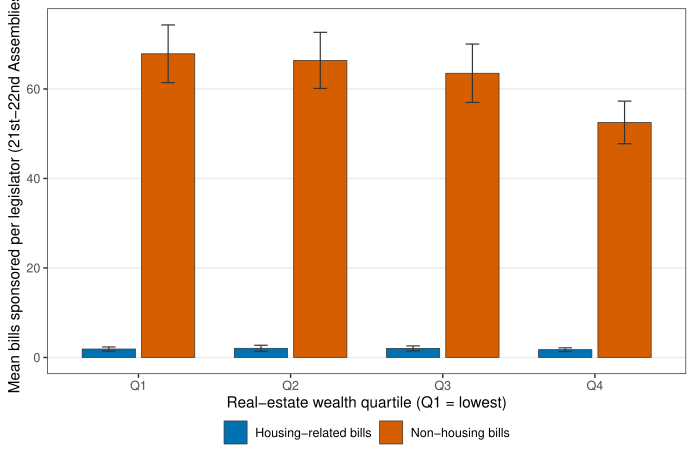

R code for this plot:
#!/usr/bin/env Rscript
# Figure 1, r8: Wealth quartile vs sponsorship counts (housing vs non-housing)
# Data: master_bills_{21,22}.parquet + assets_wealth_panel.parquet
# All numbers computed at runtime from public KNA parquets. No hardcoding.

suppressPackageStartupMessages({
  library(arrow); library(dplyr); library(ggplot2); library(stringr); library(tidyr)
})

DATA <- Sys.getenv("KNA_DATA_V060")  # published figure: pinned to the kna v0.6.0 data
if (!dir.exists(DATA)) stop("KNA_DATA_V060 must name the data/processed folder of kna v0.6.0. ",
                             "Run scripts/setup_kna_v060.sh (see KNA_070_PUBLISHED.md).")
OUT  <- "articles/figures/2026-04-05_r8/fig_1.pdf"

# Housing/real estate keywords for bill_nm classification
housing_kw <- "주택|부동산|임대|전세|월세|재건축|재개발|종합부동산세|종부세|양도소득세|아파트|분양"

# Combine 21st (full) + 22nd (in-progress) member-bill cohorts
bills <- bind_rows(
  read_parquet(file.path(DATA, "master_bills_21.parquet")) |>
    select(rst_mona_cd, age, bill_nm, ppsr_kind),
  read_parquet(file.path(DATA, "master_bills_22.parquet")) |>
    select(rst_mona_cd, age, bill_nm, ppsr_kind)
) |>
  filter(ppsr_kind == "의원", !is.na(rst_mona_cd), nchar(rst_mona_cd) > 0) |>
  mutate(housing = str_detect(bill_nm, housing_kw))

# Per-legislator counts of housing vs non-housing bills
sponsor_counts <- bills |>
  group_by(rst_mona_cd, age) |>
  summarise(housing_bills = sum(housing),
            nonhousing_bills = sum(!housing), .groups = "drop")

# Wealth panel: latest year per (mona_cd, assembly)
wealth <- read_parquet(file.path(DATA, "assets_wealth_panel.parquet")) |>
  filter(assembly %in% c(21, 22), !is.na(total_realestate_q)) |>
  group_by(mona_cd, assembly) |>
  slice_max(wealth_year, n = 1, with_ties = FALSE) |>
  ungroup() |>
  select(mona_cd, assembly, total_realestate_q)

# Join: wealth.mona_cd matches bills.rst_mona_cd, wealth.assembly matches bills.age
joined <- wealth |>
  left_join(sponsor_counts, by = c("mona_cd" = "rst_mona_cd", "assembly" = "age")) |>
  mutate(housing_bills    = coalesce(housing_bills, 0L),
         nonhousing_bills = coalesce(nonhousing_bills, 0L))

# Quartile order (Q1 = lowest real estate wealth)
joined <- joined |>
  mutate(quartile = factor(total_realestate_q, levels = c("Q1","Q2","Q3","Q4")))

# Mean per legislator with 95% CI (normal approximation)
agg <- joined |>
  pivot_longer(c(housing_bills, nonhousing_bills),
               names_to = "category", values_to = "n_bills") |>
  mutate(category = recode(category,
                           housing_bills    = "Housing-related bills",
                           nonhousing_bills = "Non-housing bills")) |>
  group_by(quartile, category) |>
  summarise(mean = mean(n_bills),
            se   = sd(n_bills) / sqrt(n()),
            lo   = mean - 1.96 * se,
            hi   = mean + 1.96 * se,
            n    = n(), .groups = "drop")

okabe <- c("#0072B2", "#D55E00")

p <- ggplot(agg, aes(x = quartile, y = mean, fill = category)) +
  geom_col(position = position_dodge(width = 0.78), width = 0.7,
           colour = "grey20", linewidth = 0.25) +
  geom_errorbar(aes(ymin = pmax(0, lo), ymax = hi),
                position = position_dodge(width = 0.78), width = 0.18,
                colour = "grey20", linewidth = 0.4) +
  scale_fill_manual(values = okabe) +
  labs(x = "Real-estate wealth quartile (Q1 = lowest)",
       y = "Mean bills sponsored per legislator (21st-22nd Assemblies)",
       fill = NULL) +
  theme_bw(base_size = 11) +
  theme(panel.grid.minor = element_blank(),
        panel.grid.major.x = element_blank(),
        legend.position = "bottom",
        legend.margin = margin(t = -4),
        plot.margin = margin(6, 10, 4, 6))

dir.create(dirname(OUT), showWarnings = FALSE, recursive = TRUE)
ggsave(OUT, p, width = 7, height = 4.5)
cat("Wrote:", OUT, "\n")
